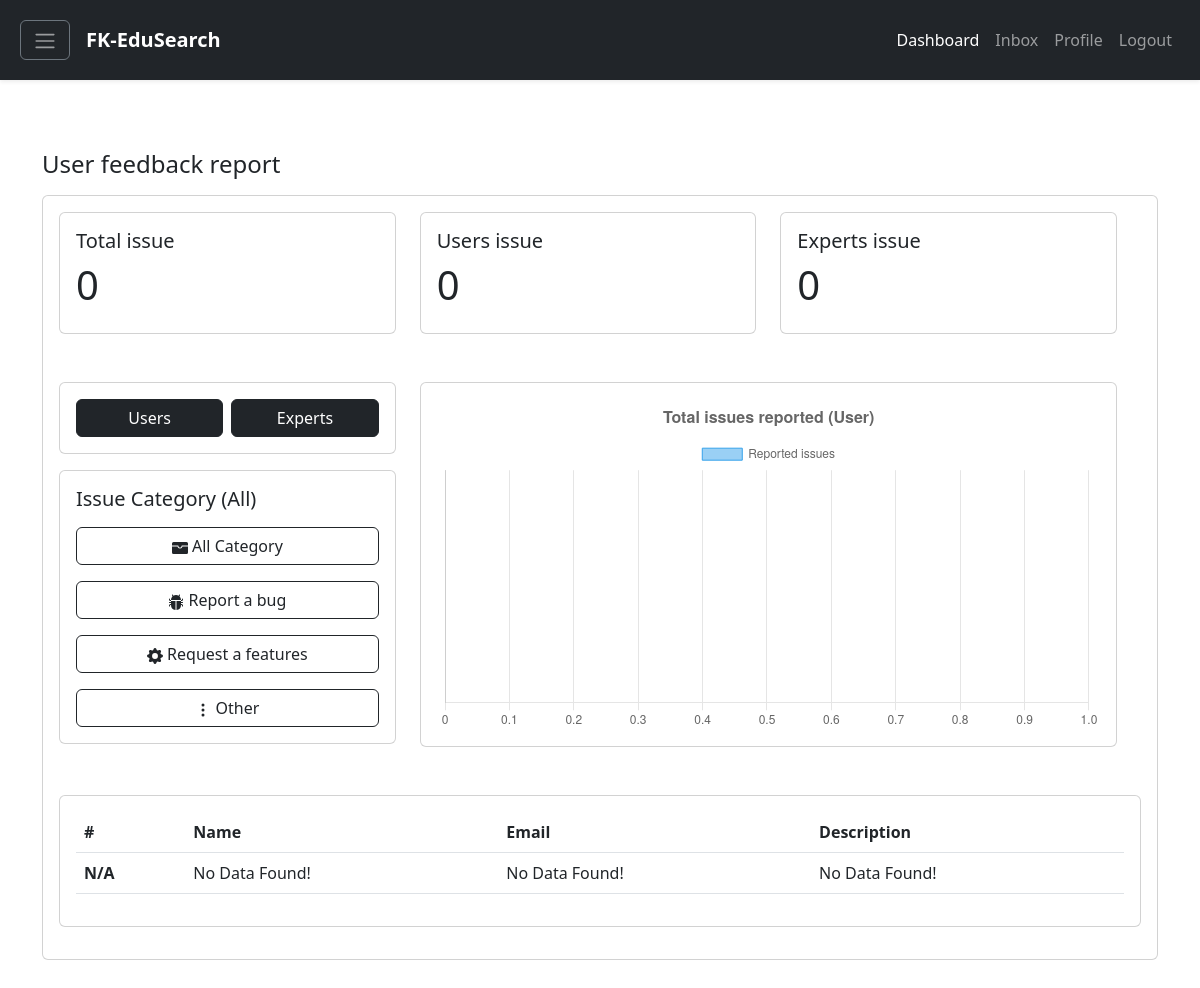
Page /feedbackreport.php on the earlier database version.
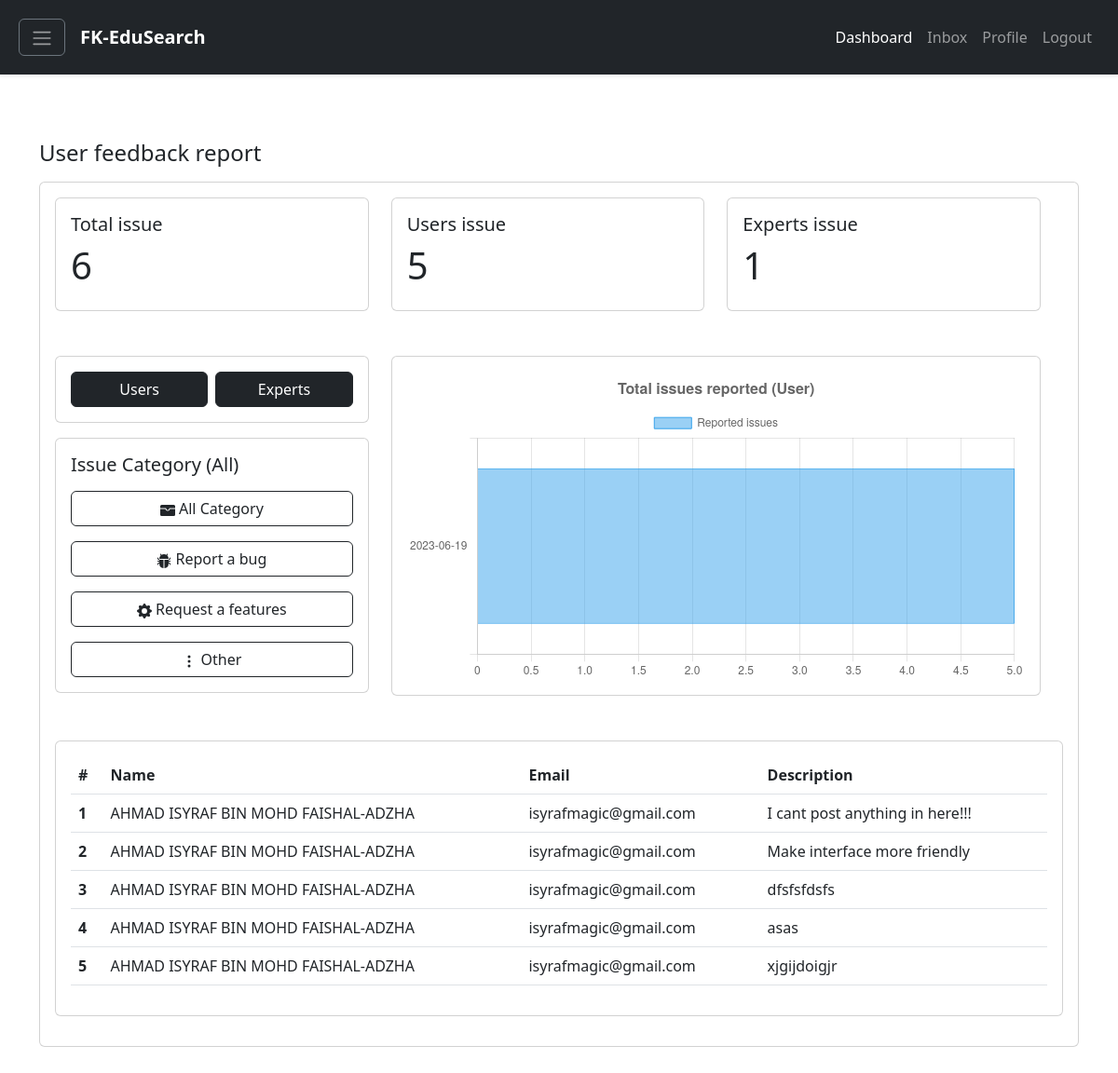
Same page on the later database version.
### tables this page shows
CREATE TABLE `userexperience` (
  `experienceid` int NOT NULL,
  `userid` int NOT NULL,
  `scale` varchar(60) DEFAULT NULL,
  `description` varchar(1000) DEFAULT NULL,
  `recommend` varchar(60) DEFAULT NULL,
  `issueCategory` varchar(60) DEFAULT NULL,
  `issueDescription` varchar(60) DEFAULT NULL,
  `submitDate` date DEFAULT NULL
);

CREATE TABLE `user` (
  `userid` int NOT NULL,
  `userFullName` varchar(60) NOT NULL,
  `userEmail` varchar(60) NOT NULL,
  `userPassword` varchar(60) NOT NULL,
  `username` varchar(60) NOT NULL,
  `userAcademicStatus` varchar(60) DEFAULT NULL,
  `userUpdateProfileStatus` varchar(60) DEFAULT NULL,
  `userOnlineStatus` varchar(60) DEFAULT NULL
);

### config/autoload.php (called while the page is built, shortened)
<?php
function myAutoLoader($className)
{
    $path = "classes/";
    $extenstion = ".classes.php";
    $fullPath = $path . $className . $extenstion;
}
?>

### classes/Connection.classes.php (called while the page is built, shortened)
<?php
class Connection {
    public function __construct() {
        $this->servername = "localhost";
        $this->username = "root";
        $this->password = "mysql";
        $this->database = "mydb";
    }
}
?>

### classes/Experience.classes.php (called while the page is built, shortened)
<?php
class Experience extends Connection
{
    public function countUserIssue()
    {
        $connection = $this->getConnection();
        $query = "SELECT COUNT(experienceid) AS total FROM userexperience";
        $result = mysqli_query($connection, $query);
        if (!$result) {
            return false;
        } else {
            return $result;
        }
    }
    public function countExpertIssue()
    {
        $connection = $this->getConnection();
        $query = "SELECT COUNT(expertexperienceid) AS total FROM expertexperience";
        $result = mysqli_query($connection, $query);
        if (!$result) {
            return false;
        } else {
            return $result;
        }
    }
    public function getAllUserData()
    {
        $connection = $this->getConnection();
        $query = "SELECT * FROM user JOIN userexperience ON user.userid = userexperience.userid";
        $result = mysqli_query($connection, $query);
        if (!$result) {
            return false;
        } else {
            return $result;
        }
    }
}
?>

### classes/ExperienceController.classes.php (called while the page is built, shortened)
<?php
class ExperienceController extends Experience
{
    public function countUserIssueController()
    {
        if ($this->countUserIssue()->num_rows > 0) {
            $result = $this->countUserIssue()->fetch_assoc();
            return $result['total'];
        }
    }
    public function countExpertIssueController()
    {
        if ($this->countUserIssue()->num_rows > 0) {
            $result = $this->countExpertIssue()->fetch_assoc();
            return $result['total'];
        }
    }
    public function getUserDataController($category, $role)
    {
        if ($role == "user" && $category !== "All") {
            return $this->getUserData($category);
        } else if ($role == "expert" && $category !== "All") {
            return $this->getExpertData($category);
        } else if ($role == "user" && $category == "All") {
            return $this->getAllUserData();
        } else if ($role == "expert" && $category == "All") {
            return $this->getAllExpertData();
        }
    }
}
?>

### feedbackreport.php (the view, shortened to what the rows shown need)
<!DOCTYPE html>
<html lang="en">
<head>
    <link href="https://cdn.jsdelivr.net/npm/bootstrap@5.3.0-alpha3/dist/css/bootstrap.min.css" rel="stylesheet"
>
</head>
<body>
    <?php include "config/autoload.php"; ?>
    <?php include "components/navigation.php"; ?>
    <?php
    $type = $_REQUEST['type'] ? $_REQUEST['type'] : "user";
    $experience = new ExperienceController();
    $total_user = $experience->countUserIssueController();
    $total_expert = $experience->countExpertIssueController();
    $total = $total_user + $total_expert;
    $db_data = array();
    $user = NULL;
    $db_table = NULL;
    if (isset($_POST['bug'])) {
        $category = "Bug";
        $user = $experience->getUserBugIssueController($category, $type);
        $db_table = $experience->getUserDataController($category, $type);
    } else if (isset($_POST['feature'])) {
        $category = "Features";
        $user = $experience->getUserBugIssueController($category, $type);
        $db_table = $experience->getUserDataController($category, $type);
    } else if (isset($_POST['other'])) {
        $category = "Other";
        $user = $experience->getUserBugIssueController($category, $type);
        $db_table = $experience->getUserDataController($category, $type);
    } else {
        $category = "All";
        $user = $experience->getAllUserExperienceController($type);
        $db_table = $experience->getUserDataController($category, $type);
    }
    if ($user && $user->num_rows > 0) {
        while ($row = $user->fetch_assoc()) {
            $db_data[] = $row;
        }
    }
    ?>
    <div class="container" style="margin-top: 150px; margin-bottom: 100px">
        <div class="card">
            <div class="card-body">
                <div class="row">
                    <div class="row">
                        <div class="col-4">
                            <div class="card">
                                <div class="card-body">
                                    <h1>
                                        <?php echo $total; ?>
                                    </h1>
                                </div>
                            </div>
                        </div>
                        <div class="col-4">
                            <div class="card">
                                <div class="card-body">
                                    <h1>
                                        <?php echo $total_user; ?>
                                    </h1>
                                </div>
                            </div>
                        </div>
                        <div class="col-4">
                            <div class="card">
                                <div class="card-body">
                                    <h1>
                                        <?php echo $total_expert; ?>
                                    </h1>
                                </div>
                            </div>
                        </div>
                    </div>
                                    <?php
                                    $grouped_data = array();
                                    foreach ($db_data as $row) {
                                        $date = $row['submitDate'];
                                        if (!isset($grouped_data[$date])) {
                                            $grouped_data[$date] = 0;
                                        }
                                        $grouped_data[$date]++;
                                    }
                                    $chart_data = array(
                                        'labels' => array_keys($grouped_data),
                                        'datasets' => array(
                                            array(
                                                'axis' => 'y',
                                                'label' => 'Reported issues',
                                                'data' => array_values($grouped_data),
                                                'fill' => false,
                                                'borderWidth' => 1
                                            )
                                        )
                                    );
                                    ?>
                                    <script>
                                        const data = <?php echo json_encode($chart_data); ?>;
                                        const ctx = document.getElementById('myChart');
                                        new Chart(ctx, {
                                            type: 'bar',
                                            data: data,
                                            options: {
                                                indexAxis: 'y',
                                                plugins: {
                                                    title: {
                                                        display: true,
                                                        text: 'Total issues reported (<?php echo ($type == "user") ? "User" : "Expert"; ?>)',
                                                        font: {
                                                            size: 16
                                                        }
                                                    }
                                                }
                                            }
                                        });
                                    </script>
                </div>
                <div class="row mt-5">
                    <div class="col-12">
                        <div class="card mb-3">
                            <div class="card-body">
                                <table class="table">
                                    <thead>
                                        <tr>
                                            <th scope="col">#</th>
                                            <th scope="col">Name</th>
                                            <th scope="col">Email</th>
                                            <th scope="col">Description</th>
                                        </tr>
                                    </thead>
                                    <tbody>
                                        <?php
                                        $index = 0;
                                        if ($db_table && $db_table->num_rows > 0) {
                                            while ($row = $db_table->fetch_assoc()) {
                                                $index = $index + 1;
                                                echo '
                                                <tr>
                                                    <th scope="row">' . $index . '</th>
                                                    <td>' . (($type == "user")? $row['userFullName'] : $row['expertFullName']) . '</td>
                                                    <td>' . (($type == "user")? $row['userEmail']  : $row['expertEmail'] ). '</td>
                                                    <td>' . $row['issueDescription'] . '</td>
                                                </tr>
                                                ';
                                            }
                                        } else {
                                            echo '
                                            <tr>
                                                <th scope="row">N/A</th>
                                                <td>No Data Found!</td>
                                                <td>No Data Found!</td>
                                                <td>No Data Found!</td>
                                            </tr>
                                            ';
                                        }
                                        ?>
                                    </tbody>
                                </table>
                            </div>
                        </div>
                    </div>
                </div>
            </div>
        </div>
    </div>
</body>
</html>

Differences in the rows shown:
added userexperience: userid.userFullName "AHMAD ISYRAF BIN MOHD FAISHAL-ADZHA", userid.userEmail "isyrafmagic@gmail.com", issueDescription "I cant post anything in here!!!"
added userexperience: userid.userFullName "AHMAD ISYRAF BIN MOHD FAISHAL-ADZHA", userid.userEmail "isyrafmagic@gmail.com", issueDescription "Make interface more friendly"
added userexperience: userid.userFullName "AHMAD ISYRAF BIN MOHD FAISHAL-ADZHA", userid.userEmail "isyrafmagic@gmail.com", issueDescription "dfsfsfdsfs"
added userexperience: userid.userFullName "AHMAD ISYRAF BIN MOHD FAISHAL-ADZHA", userid.userEmail "isyrafmagic@gmail.com", issueDescription "asas"
added userexperience: userid.userFullName "AHMAD ISYRAF BIN MOHD FAISHAL-ADZHA", userid.userEmail "isyrafmagic@gmail.com", issueDescription "xjgijdoigjr"
Other differences:
$total: "0" → "6"
$total_user: "0" → "5"
$total_expert: "0" → "1"
chart data {{ json_encode($chart_data) }}: {"labels":[],"datasets":[{"axis":"y","label":"Reported issues","data":[],"fill":false,"borderWidth":1}]} → {"labels":["2023-06-19"],"datasets":[{"axis":"y","label":"Reported issues","data":[5],"fill":false,"borderWidth":1}]}
text no longer shown: "N/A No Data Found! No Data Found! No Data Found!"
